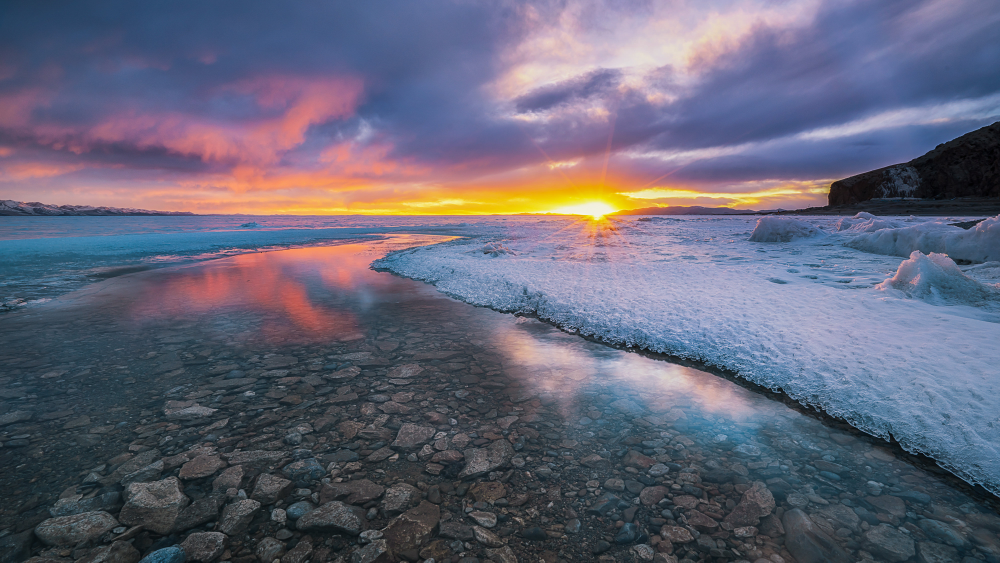
#> input picture 0005/img/Sunset_of_the_Lake_Nam_by_Wang_Jinyu.jpg, 4000 x 2250 px (shown at 1/4 size); its folder holds 2 pictures in this run
$ python 0005.py
#> lines starting #> are read from the running program, lines starting #| are printed output that depends on the picture
#!/usr/bin/python
# -*- coding: UTF-8 -*-
"""
-------------------------------------------------
   File Name：     0005
   Author :       zhang
   date：          19-12-25

   pip install Pillow
-------------------------------------------------
"""
import glob,os
from PIL import Image

size = 1136,640

def thumbnail_pic(path):
#> called with path = 'img/*.jpg'
    for infile in glob.glob(path):
        file,ext = os.path.splitext(infile)
        im = Image.open(infile)
#> im is the input picture: PIL image 4000x2250 RGB; mean R, G, B 100.3, 100.9, 119.4
        im.thumbnail(size)
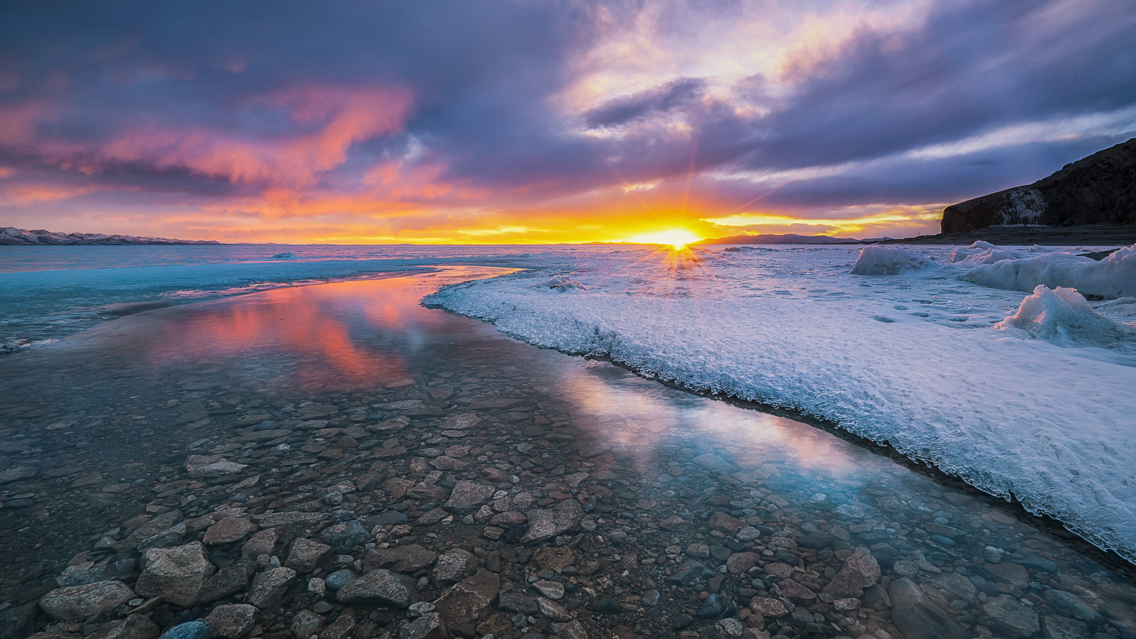
#> im: PIL image 1136x639 RGB; mean R, G, B 100.3, 100.9, 119.4
        print(im.format, im.size, im.mode)
#| JPEG (1136, 639) RGB
        im.save(file + ".thumbnail", "JPEG")
#> pass 2 of the loop in thumbnail_pic, `for infile in glob.glob(path):`:
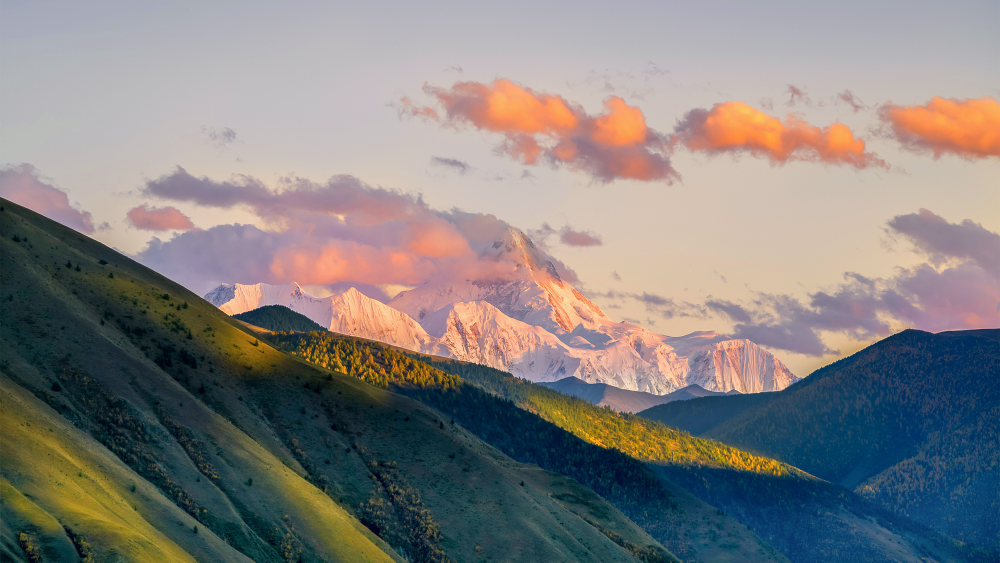
#> input picture 0005/img/The_Gongga_Mountain_by_wangjinyu.jpg, 4000 x 2250 px (shown at 1/4 size)
#> in thumbnail_pic, im is the input picture: PIL image 4000x2250 RGB; mean R, G, B 132.2, 128.4, 127.1
#> in thumbnail_pic, `im.thumbnail(size)`:
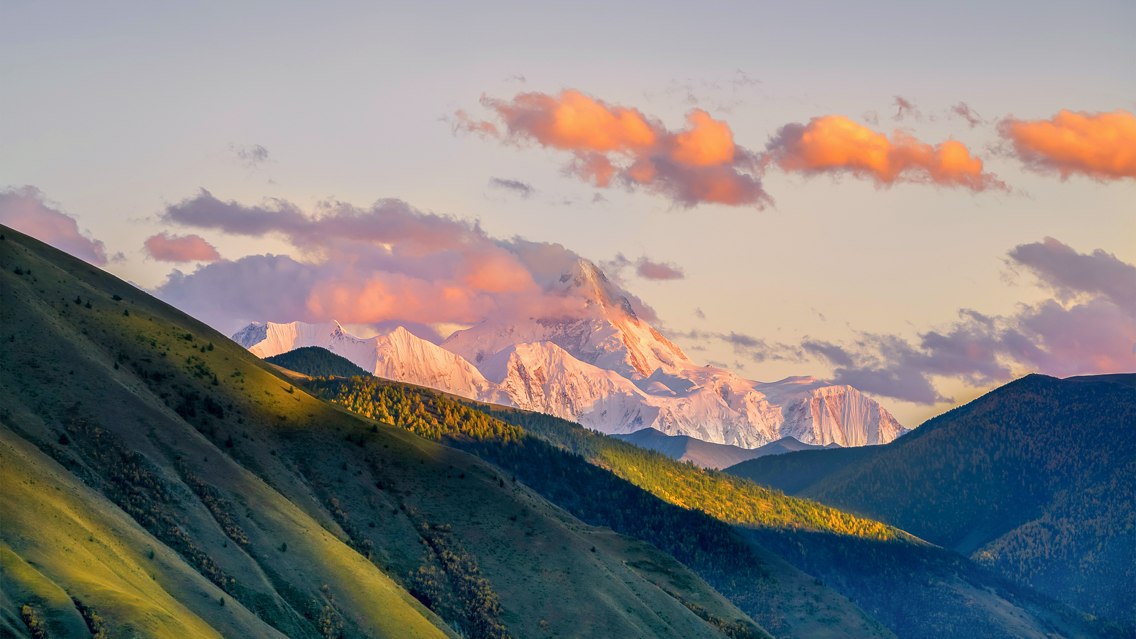
#> im: PIL image 1136x639 RGB; mean R, G, B 132.2, 128.3, 127.1
#| JPEG (1136, 639) RGB
    print("Done")

if __name__ == '__main__':
    path = r"img/*.jpg"
    thumbnail_pic(path)
